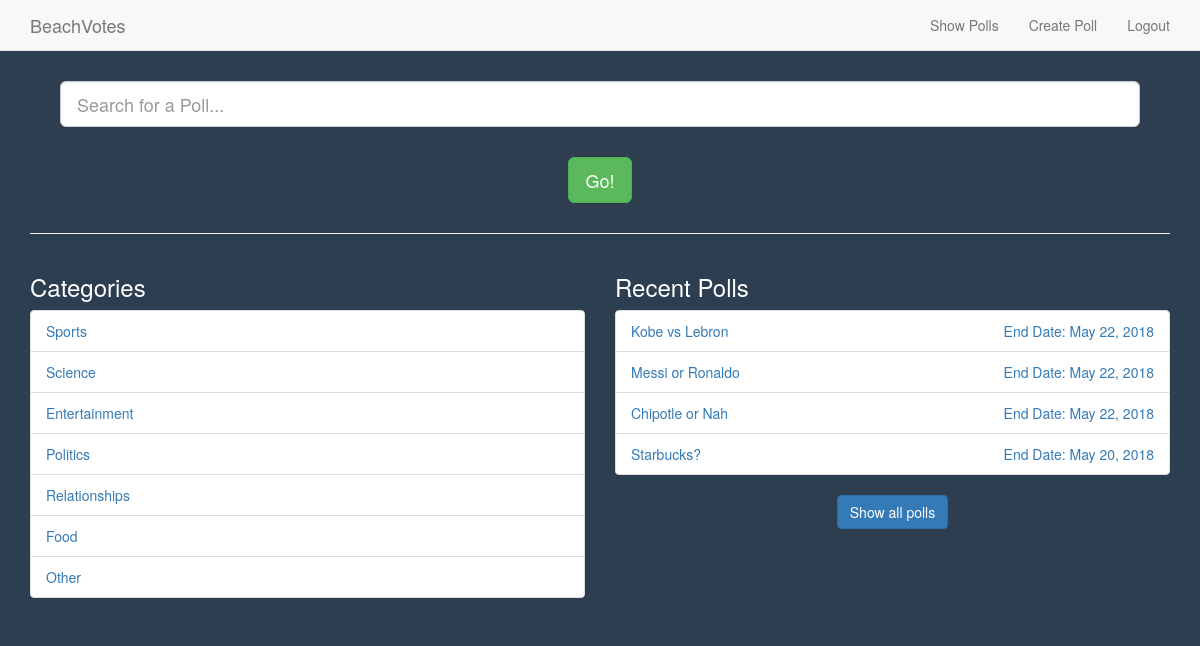
The app's page /poll/show_polls (signed in) with its own data.
### poll/models.py (models this page shows, shortened)
class Category(models.Model):
    group_name = models.CharField(max_length = 50, unique = True, null = False)
    def __init__(self, *args, **kwargs):
        models.Model.__init__(self, *args, **kwargs)
    class Meta:
        verbose_name_plural = 'Categories'

class Poll(models.Model):
    category = models.ForeignKey(Category, on_delete=models.CASCADE)
    poll_creator = models.ForeignKey(User, on_delete=models.CASCADE)
    title_question = models.CharField(max_length = 128, unique = True, null = False)
    start_date = models.DateField(default = datetime.date.today, null = False)
    end_date =  models.DateField(default = datetime.date.today() + datetime.timedelta(days=1),
                                 null = False)
    def __init__(self, *args, **kwargs):
        models.Model.__init__(self, *args, **kwargs)

### poll/views.py (the view)
@login_required
def show_polls(request):
    categories = Category.objects.all()
    polls = Poll.objects.order_by('-start_date')[:7]
    context_dict = { 'categories' : categories }
    context_dict['polls'] = polls
    return render(request, 'poll/show_polls.html', context_dict)

### templates/poll/show_polls.html (shortened to what this page needs)
{% extends 'poll/base.html' %}
{% load staticfiles %}
{% block body_block %}
<div class="container">
  <div class="text-center" style="margin: 30px;">
    <form method='post' action="{% url 'search_polls' %}">
      <input type="text" class="form-control input-lg center-block" name="search"
        placeholder="Search for a Poll..." />
      <button name="submit" class="btn btn-lg btn-success" style="margin-top: 30px;">Go!</a>
    </form>
  </div>
  <hr />
  <div class="row">
    <div class="col-md-6">
      <h3>Categories</h3>
  {% if categories %}
      <ul class="list-group">
        {% for category in categories %}
        <li class="list-group-item">
          <a href="{% url 'view_category' category.id %}">
            {{ category.group_name }}
          </a>
        </li>
        {% endfor %}
      </ul>
      {% else %}
        <h1>No categories to show</h1>
      {% endif %}
    </div>
    <div class="col-md-6">
      <h3>Recent Polls</h3>
      {% if polls %}
        <ul class="list-group">
          {% for poll in polls %}
            <li class="list-group-item">
              <a href="{% url 'view_poll' poll.id user.id %}">
                {{ poll.title_question }}
                <p style="float: right;">End Date: {{ poll.end_date }}</p>
              </a>
            </li>
          {% endfor %}
        </ul>
        <h3 class="text-center"><a href="{% url 'view_all_polls' %}" class="btn btn-primary">Show all polls</a></h3>
      {% else %}
        <h4>No recent polls to show</h4>
      {% endif %}
    </div>
  </div>
</div>
{% endblock %}

### static/stylesheets/base.css (style rules this page uses)
body { color: white; background-color: #2c3e50; }
input { color: black; }

### records on screen
Category: group_name "Sports"
Category: group_name "Science"
Category: group_name "Entertainment"
Category: group_name "Politics"
Category: group_name "Relationships"
Category: group_name "Food"
Category: group_name "Other"
Poll: title_question "Kobe vs Lebron", end_date "May 22, 2018"
Poll: title_question "Messi or Ronaldo", end_date "May 22, 2018"
Poll: title_question "Chipotle or Nah", end_date "May 22, 2018"
Poll: title_question "Starbucks?", end_date "May 20, 2018"
